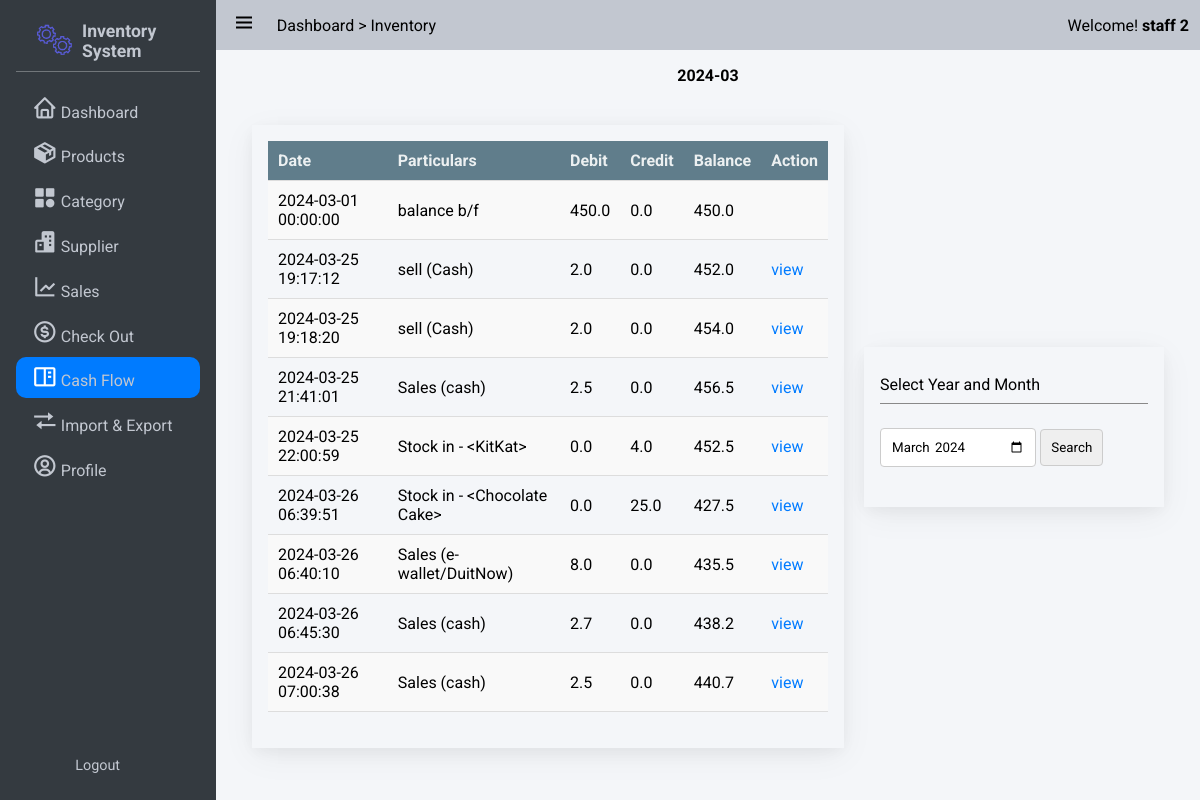
The app's page /cashflow/ (signed in) with its own data.
### app/models/user.py (models this page shows, shortened)
class User(UserMixin,db.Model):
    __tablename__ = 'users'
    id = db.Column(db.Integer, primary_key=True)
    StaffID = db.Column(db.String,unique = True)
    First_Name = db.Column(db.String(100, collation='NOCASE'), nullable=False, server_default='')
    Last_Name = db.Column(db.String(100, collation='NOCASE'), nullable=False, server_default='')
    Email = db.Column(db.String(50), unique=True, nullable=False)
    Password = db.Column(db.String(80), nullable=False)
    pins = db.Column(db.Integer)
    roles = db.relationship('Role', secondary='user_roles')
    active = db.Column('is_active', db.Boolean(), nullable=False, server_default='1')
    Email_Confirmed_At = db.Column(db.DateTime())
    Last_Login = db.Column(db.DateTime())

### app/models/cashflow.py (models this page shows, shortened)
class Cashflow(db.Model):
    id = db.Column(db.Integer, primary_key=True)
    particulars = db.Column(db.String(255), nullable=False)
    date = db.Column(db.DateTime, nullable=False)
    debit = db.Column(db.Float, default=0)
    credit = db.Column(db.Float, default=0)
    balance = db.Column(db.Float, default=0)
    remarks = db.Column(db.String(255))

### app/cashflow/routes.py (the view)
@bp.route('/', methods=['GET'])
def index():
    selected_month =  datetime.today() if not request.args.get('date') else datetime.strptime(request.args.get('date'),'%Y-%m').replace(day=1).date()
    selected_month = datetime.strftime(selected_month,'%Y-%m-%d')
    selected_month = datetime.strptime(selected_month,"%Y-%m-%d").replace(day=1,hour=0,minute=0,second=0)
    first_day_of_month, last_day_of_month, _,_= get_month_value(selected_month)
    if not Cashflow.query.filter(Cashflow.date == first_day_of_month).first():
        init_current_month()
    check_last_month_balance(selected_month)
    cashflows = Cashflow.query.filter(Cashflow.date >= first_day_of_month,Cashflow.date<=last_day_of_month).order_by(Cashflow.date).all()
    return render_template('cashflow.html',cashflows = cashflows,date = datetime.strftime(selected_month,'%Y-%m'))

### app/auth.py (called while the page is built)
@login_manager.user_loader
def load_user(user_id):
    return User.query.get(int(user_id))

### app/cashflow/routes.py (called while the page is built)
def get_month_value(date):
    first_day_month = datetime.strftime(date,"%Y-%m-%d %H:%M:%S")
    first_day_month = datetime.strptime(first_day_month,"%Y-%m-%d %H:%M:%S").replace(day=1,hour=0,minute=0,second=0)
    next_month = first_day_month.replace(day=28) + timedelta(days=4)
    lastday_of_month = next_month.replace(day=1) - timedelta(days=1)
    lastday_of_month = lastday_of_month.replace(hour=23,minute=59,second=59)
    lastday_of_previous_month = first_day_month.replace(day=1) - timedelta(days=1)
    lastday_of_previous_month = lastday_of_previous_month.replace(hour=23,minute=59,second=59)
    firstday_of_previous_month = lastday_of_previous_month.replace(day=1,hour=0,minute=0,second=0)
    return first_day_month, lastday_of_month, firstday_of_previous_month, lastday_of_previous_month

### app/templates/cashflow.html (shortened to what this page needs)
{% extends 'base.html' %}
{% block nav_cashflow %}active{% endblock %}
{% block css_style %}
    <link rel="stylesheet" href="{{url_for('static',filename='css/table.css')}}">
    <link rel="stylesheet" href="{{url_for('static',filename='css/form.css')}}">
    <link rel="stylesheet" href="{{url_for('static',filename='css/flex.css')}}">
    <link rel="stylesheet" href="{{url_for('static',filename='css/grid.css')}}">
{% endblock %}
{% block content %}
<h4 style="text-align: center;">{{date}}</h4>
<div class="grid-container four-two-grid">
    <div class="card" style="max-height: 763px; overflow-y: scroll;">
        <table>
            <tr>
                <th>Date</th>
                <th>Particulars</th>
                <th>Debit</th>
                <th>Credit</th>
                <th>Balance</th>
                <th>Action</th>
            </tr>
            {% for row in cashflows %}
            <tr>
                <td>{{row.date}}</td>
                <td>{{row.particulars}}</td>
                <td>{{row.debit}}</td>
                <td>{{row.credit}}</td>
                <td>{{row.balance}}</td>
                <td>{% if row.particulars != "balance b/f" %}<a href="{{url_for('cashflow.record_detail',id=row.id)}}">view</a> {% endif %}</td>
            </tr>
            {% endfor %}
        </table>
    </div>
    <div class="flex flex-center-center flex-direction-column">
        <div class="card" style="justify-content: space-evenly  !important;">
            <div class="card-header">Select Year and Month</div>
            <div class="card-contents">
                <form action="{{url_for('cashflow.index',id=current_user.id)}}" method='get'>
                    <input type="month" name="date" value="{{date}}" />
                    <input type="submit" value="Search">
                </form>
            </div>
        </div>
        <br>
    </div>
</div>
{% endblock %}

### app/templates/base.html (shortened to what this page needs)
<!DOCTYPE html>
<html lang="en">
<head>
    <link rel="stylesheet" href="{{url_for('static',filename='css/button.css')}}">
    <link rel="stylesheet" href="{{url_for('static',filename='css/style.css')}}">
    <link rel="stylesheet" href="{{url_for('static',filename='css/responsive.css')}}">
    <link rel="stylesheet" href="{{url_for('static',filename='css/cards.css')}}">
    <link rel="stylesheet" href="{{url_for('static',filename='css/preloader.css')}}">
    <link href='https://unpkg.com/boxicons@2.1.4/css/boxicons.min.css' rel='stylesheet'>
    {% block css_style %}{% endblock %}
</head>
<body>
    <div class="wrapper">
        <aside class="opened" id="aside">
            <div class="sidebar">
                <div class="brand-items">
                    <div class="brand-logo">
                        <img src="{{url_for('static',filename='/img/gear-loader.gif')}}" alt="" class="brand-img">
                        <h3>Inventory System</h3>
                    </div>
                </div>
                <div class="menu-bar">
                    <div class="menu">
                        <ul class="menu-links">
                            <li class="menu-link {% block nav_dashboard %}{% endblock %}"><i class='nav-icon bx bx-home'></i><a href="{{ url_for('dashboard') }}">Dashboard</a></li>
                            <li class="menu-link {% block nav_inventory %}{% endblock %}"><i class='nav-icon bx bxs-package'></i><a href="{{ url_for('product.index') }}">Products</a></li>
                            <li class="menu-link {% block nav_category %}{% endblock %}"><i class='nav-icon bx bxs-category' ></i><a href="{{ url_for('category.index') }}">Category</a></li>
                            <li class="menu-link {% block nav_supplier %}{% endblock %}"><i class='nav-icon bx bxs-buildings' ></i><a href="{{ url_for('supplier.index') }}">Supplier</a></li>
                            <li class="menu-link {% block nav_report %}{% endblock %}"><i class='nav-icon bx bx-line-chart' ></i><a href="{{ url_for('sale.sales_index') }}">Sales</a></li>
                            <li class="menu-link {% block nav_checkout %}{% endblock %}"><i class='nav-icon bx bx-dollar-circle' ></i><a href="{{ url_for('sale.show_checkout_page') }}">Check Out</a></li>
                            <li class="menu-link {% block nav_cashflow %}{% endblock %}"><i class='nav-icon bx bx-book-content'></i><a href="{{url_for('cashflow.index')}}">Cash Flow</a></li>
                            <li class="menu-link {% block nav_ImExport %}{% endblock %}"><i class='nav-icon bx bx-transfer'></i><a href="{{url_for('main.imexport_overview')}}">Import & Export</a></li>
                            <li class="menu-link {% block nav_profile %}{% endblock %}"><i class='nav-icon bx bx-user-circle'></i><a href="{{url_for('user.get_staff',id=current_user.id)}}">Profile</a></li>
                        </ul>
                    </div>
                    <div class="bottom-content">
                        <li class="menu-link"><a href="{{url_for('auth.logout')}}">Logout</a></li>
                    </div>
                </div>
            </div>
        </aside>
       <div class="main">
            <header class="main-header">
                <div class="left-nav">
                    <div class="menu-burger">
                        <i class='bx bx-menu '></i>
                    </div>
                    <p>Dashboard > Inventory</p>
                </div>
                <div class="right-nav flex flex-center-center">
                    <span>Welcome! <b>{{current_user.Last_Name + ' ' + current_user.First_Name}}</b></span>
                </div>
            </header>
            <div class="main-container">
                    {% block content %} {% endblock %}
            </div>
        </div>
    </div>
    </body>
    </html>

### app/static/css/button.css (style rules this page uses)
:root { --primary-color: #3498db; --secondary-color: #2ecc71; --accent-color: #e74c3c; --background-color: #ecf0f1; --link-color: #2980b9; --border-color: #bdc3c7; --success-color: #27ae60; --warning-color: #f39c12; --error-color: #c0392b; --info-color: #3498db; --dark-color: #34495e; --light-color: #ecf0f1; --gray-color: #7f8c8d; --purple-color: #9b59b6; --pink-color: #e91e63; --teal-color: #009688; --orange-color: #e67e22; --brown-color: #795548; --cyan-color: #00bcd4; --indigo-color: #3f51b5; --lime-color: #cddc39; --amber-color: #ffc107; --deep-purple-color: #673ab7; --deep-orange-color: #ff5722; --light-green-color: #8bc34a; --blue-gray-color: #607d8b; --yellow-color: #ffeb3b; }

### app/static/css/style.css (style rules this page uses)
:root { --text-color:#212529; --text-color-grey:#c2c7d0; --text-color-dark-grey:#898989; --main-color:#007bff; --main-color-hover:#228dff; --second-color:; --second-color-hover:; --white-color:#fff; --bg-color-dark:#343a40; --bg-color-second-light:#dee2e6; --bg-color-light:#f4f6f9; --toggle-color:#ddd; --red-color:#dc3545; --dark-yellow-color:#ffc107; --yellow-color:#ffc107; --sidebar-width:18%; }
* { font-family: 'Roboto', sans-serif; margin: 0; padding: 0; box-sizing: border-box; scrollbar-width: none; }
a { text-decoration: none; color: var(--main-color); }
ul,li { list-style: none; }
img { width: 100%; object-fit: cover; }
body { width: 100vw; height: 100vh; background: #e9ecef; position: relative; }
.wrapper { height: 100vh; width: 100vw; display: flex; overflow: hidden; }
input { padding: 10px; box-sizing: border-box; border: 1px solid #ccc; border-radius: 4px; }
aside { position: relative; width: 15px; height: 100vh; background: var(--bg-color-dark); transition: margin-left .3s ease-in-out .3s ease-in-out; overflow-x: hidden; overflow-y: hidden; z-index: 999; color: var(--text-color-grey); transition:width 0.3s linear; }
aside.opened { width: var(--sidebar-width); }
.sidebar { padding: 0.625rem 1rem; height: 100%; }
.sidebar li { margin-bottom: .2rem; padding: .5rem 1rem; align-items: flex-end; display: flex; border-radius: 10px; }
.brand-items { display: flex; align-items: center; justify-content: space-between; padding: 0.5rem 1rem; border-bottom: rgba(255, 255, 255, 0.3) 1px solid ; }
.brand-items img { width: 50px; object-fit: cover; padding: 0 5px 0 0; }
.brand-logo { display: flex; align-items: center; }
.brand-logo h3 { font-size: 1.1rem; }
.menu-bar { height: calc(100% - 4rem); display: flex; flex-direction: column; justify-content: space-between; }
.menu-links { margin-top: 1rem; }
.menu-link.active { background: var(--main-color); color: var(--white-color); transition: .05s ease-in-out .03s; }
.menu-link .nav-icon { text-align: center; margin-right: .2rem; font-size: 1.6rem; width: 1.6rem; }
.menu-link a { color: var(--text-color-grey); }
.bottom-content { display: flex; align-items: center; justify-content: space-between; flex-wrap: nowrap; padding: .2em 1em; font-size: 0.9rem; }
.main { width: calc(100% - var(--sidebar-width)); height: 100%; background: var(--bg-color-light); transition: width .3s ease-in; }
.main-header { position: relative; padding: .7rem .7rem; display: flex; justify-content: space-between; background: var(--text-color-grey); }
.left-nav { display: flex; align-items: center; }
.menu-burger { font-size: 1.8rem; }
.left-nav .menu-burger { padding: 0 0.3rem; margin-right: 1rem; font-size: 1.5rem; cursor: pointer; }
.main-container { padding: 1rem 1rem 4rem 1rem; overflow: scroll; height: 100%; }

### app/static/css/cards.css (style rules this page uses)
.card { display: flex; flex-direction: column; justify-content: space-between; padding: 1rem; background: var(--bg-color-light); min-height: 160px; box-shadow: rgba(17, 17, 26, 0.05) 0px 4px 16px, rgba(17, 17, 26, 0.05) 0px 8px 32px; }
.card-header { padding:0 0 0.6rem 0; border-bottom: 1px solid var(--text-color-dark-grey); }
.card-contents { padding: 0.8rem 0; }

### app/static/css/table.css (style rules this page uses)
table { width: 100%; border-collapse: collapse; margin-bottom: 20px; }
th { background-color: var(--blue-gray-color); color:var(--background-color); padding: 10px; text-align: left; font-weight: bold; }
tr { border-bottom: 1px solid #ddd; }
tr:nth-child(even) { background-color: #f9f9f9; }
td { padding: 10px; }

### app/static/css/form.css (style rules this page uses)
form { margin: 0; padding: 0; border: 0; }

### app/static/css/flex.css (style rules this page uses)
.flex { display: flex; }
.flex-center-center { justify-content: center; align-items: center; }
.flex-direction-column { flex-direction: column; }

### app/static/css/grid.css (style rules this page uses)
.grid-container { display: grid; gap: 20px; margin: 20px auto; padding: 20px; }
.four-two-grid { grid-template-columns: 4fr 2fr; }

### app/templates/cashflow.html (style rules this page uses)
.card { min-width: 300px; }

### records on screen
User: Last_Name+First_Name "staff 2"
Cashflow: date "2024-03-01 00:00:00", particulars "balance b/f", debit "450.0", credit "0.0", balance "450.0"
Cashflow: date "2024-03-25 19:17:12", particulars "sell (Cash)", debit "2.0", credit "0.0", balance "452.0"
Cashflow: date "2024-03-25 19:18:20", particulars "sell (Cash)", debit "2.0", credit "0.0", balance "454.0"
Cashflow: date "2024-03-25 21:41:01", particulars "Sales (cash)", debit "2.5", credit "0.0", balance "456.5"
Cashflow: date "2024-03-25 22:00:59", particulars "Stock in - <KitKat>", debit "0.0", credit "4.0", balance "452.5"
Cashflow: date "2024-03-26 06:39:51", particulars "Stock in - <Chocolate Cake>", debit "0.0", credit "25.0", balance "427.5"
Cashflow: date "2024-03-26 06:40:10", particulars "Sales (e-wallet/DuitNow)", debit "8.0", credit "0.0", balance "435.5"
Cashflow: date "2024-03-26 06:45:30", particulars "Sales (cash)", debit "2.7", credit "0.0", balance "438.2"
Cashflow: date "2024-03-26 07:00:38", particulars "Sales (cash)", debit "2.5", credit "0.0", balance "440.7"

### other values on screen
{{ date }} "2024-03"
